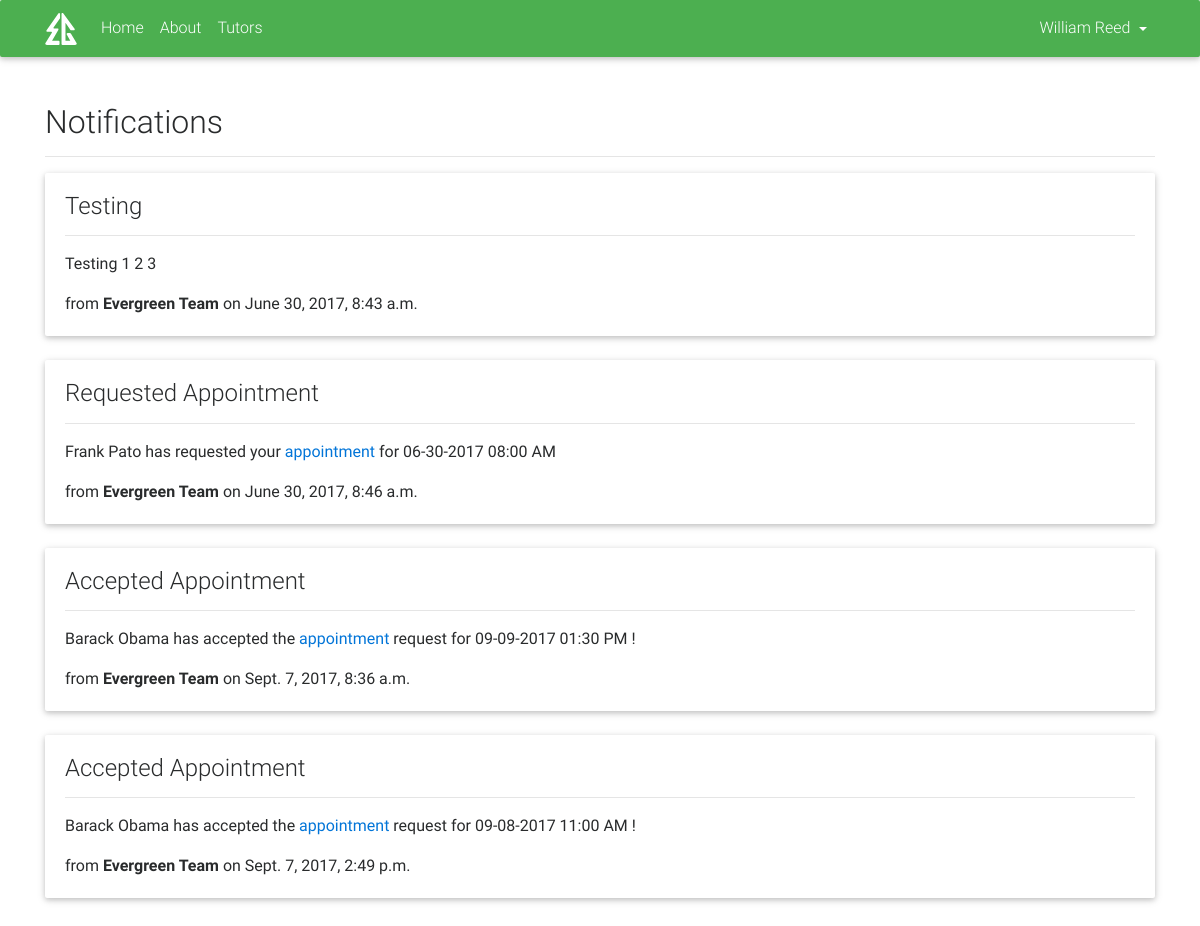
The page /notification/ (signed in) on the database its author committed.
### profile/models.py (models this page shows, shortened)
class Profile(models.Model):
    user = models.OneToOneField(User, on_delete=models.CASCADE)
    street_address = models.CharField(max_length=40, null=True, blank=True)
    city = models.CharField(max_length=20, null=True, blank=True)
    state = models.CharField(max_length=20, null=True, blank=True)
    zip = models.PositiveIntegerField(validators=[MaxValueValidator(99999)], null=True, blank=True)
    picture = models.CharField(max_length=200, default="http://i.imgur.com/4XjtXzO.png")
    timezone = models.CharField(max_length=35, default="America/New_York")
    def name(self):
        return self.user.first_name + ' ' + self.user.last_name
    def notifications(self):
        notifications_to_get = DeliveryInfo.objects.filter(to_user=self.user)
        notifications = []
        for del_info in notifications_to_get:
            notifications.append((del_info, del_info.notification))
        return notifications
    def unread_notification_count(self):
        return DeliveryInfo.objects.filter(to_user=self.user).filter(read_by_user=False).count()

### notification/models.py (models this page shows, shortened)
class DeliveryInfo(models.Model):
    notification = models.ForeignKey(Notification, on_delete=models.CASCADE)
    to_user = models.ForeignKey(User, on_delete=models.CASCADE)
    read_by_user = models.BooleanField(default=False)

class Notification(models.Model):
    from_user = models.ForeignKey(User, null=True, on_delete=models.SET_NULL)
    author = models.CharField(max_length=30)
    subject = models.CharField(max_length=50)
    message = models.CharField(max_length=500)
    time_stamp = models.DateTimeField(auto_now_add=True)

### notification/views.py (the view)
@login_required
def index(request):
    notifications = request.user.profile.notifications()
    try:
        return render(request, 'notification/notification_list.html', {'object_list': notifications})
    finally:
        for notif_tuple in notifications:
            if not notif_tuple[0].read_by_user:
                notif_tuple[0].read_by_user = True
                notif_tuple[0].save()

### notification/templates/notification/notification_list.html (shortened to what this page needs)
{% extends 'base.html' %}
{% block content %}
    <div class="container">
        <h2>Notifications</h2>
        <hr>
        {% load tz %}
        {% for notification in object_list %}
            {% include 'notification/notification_card.html' %}
            <br>
        {% endfor %}
    </div>
{% endblock %}

### templates/base.html (shortened to what this page needs)
<!DOCTYPE html>
<html lang="en">
<head>
    {% load static %}
    <link rel="stylesheet" href="https://maxcdn.bootstrapcdn.com/font-awesome/4.6.0/css/font-awesome.min.css">
    <link href="{% static 'css/bootstrap.min.css' %}" rel="stylesheet">
    <link href="{% static 'css/mdb.min.css' %}" rel="stylesheet">
    <link rel="stylesheet" type="text/css" href="{% static 'css/style.css' %}"/>
</head>
<body>
<nav class="navbar navbar-toggleable-md navbar-dark default-primary-color">
    <div class="container">
        <a class="navbar-brand" href="/">
            <img width="32" height="32" src="{% static 'img/svg/logo.svg' %}"/>
        </a>
        <div class="collapse navbar-collapse" id="navbarNav1">
            <ul class="navbar-nav mr-auto">
                <li class="nav-item">
                    <a class="nav-link" href="/">Home</a>
                </li>
                <li class="nav-item">
                    <a class="nav-link" href="#about">About</a>
                </li>
                <li class="nav-item">
                    <a class="nav-link" href="/tutor/">Tutors</a>
                </li>
            </ul>
            <ul class="navbar-nav mr-right">
                <li class="nav-item dropdown btn-group">
                    <a class="nav-link dropdown-toggle" id="dropdownProfile" data-toggle="dropdown"
                       aria-haspopup="true"
                       aria-expanded="false">{% if request.user.is_authenticated %}
                        {{ request.user.profile.name }}
                    {% else %}
                        Profile
                    {% endif %}</a>
                </li>
            </ul>
        </div>
    </div>
</nav>
<br><br>
{% block content %}
{% endblock %}
<br><br>
</body>
</html>

### notification/templates/notification/notification_card.html (shortened to what this page needs)
<div class="card">
    <div class="card-block">
        <h4 class="card-title">{{ notification.1.subject }}
        </h4>
        <hr>
        {% autoescape off %}
            <p class="card-text">{{ notification.1.message|linebreaks }}</p>
        {% endautoescape %}
        <p class="card-text">from <strong>{{ notification.1.author }}</strong> on
            {{ notification.1.time_stamp }}</p>
    </div>
</div>

### static/css/style.css (style rules this page uses)
.default-primary-color { background: #4CAF50; }

### rows shown on the page
DeliveryInfo: subject "Testing", message "Testing 1 2 3", author "Evergreen Team", time_stamp "June 30, 2017, 8:43 a.m."
DeliveryInfo: subject "Requested Appointment", message "Frank Pato has requested your appointment for 06-30-2017 08:00 AM", author "Evergreen Team", time_stamp "June 30, 2017, 8:46 a.m."
DeliveryInfo: subject "Accepted Appointment", message "Barack Obama has accepted the appointment request for 09-09-2017 01:30 PM !", author "Evergreen Team", time_stamp "Sept. 7, 2017, 8:36 a.m."
DeliveryInfo: subject "Accepted Appointment", message "Barack Obama has accepted the appointment request for 09-08-2017 11:00 AM !", author "Evergreen Team", time_stamp "Sept. 7, 2017, 2:49 p.m."

### other values the page prints
{{ request.user.profile.name }} "William Reed"
